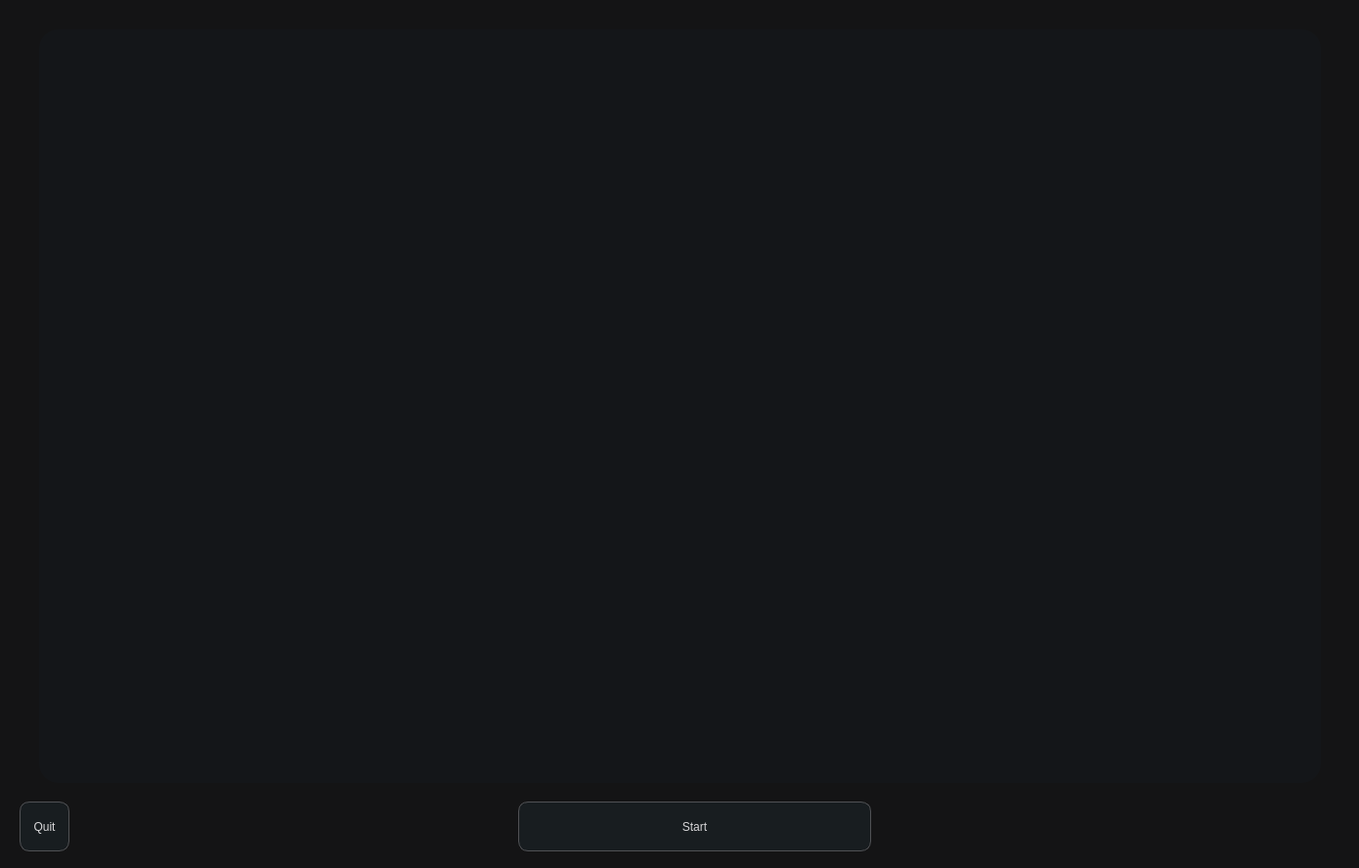
<?xml version="1.0" encoding="UTF-8"?>
<ui version="4.0">
 <class>MainWindow</class>
 <widget class="QMainWindow" name="MainWindow">
  <property name="geometry">
   <rect>
    <x>0</x>
    <y>0</y>
    <width>1390</width>
    <height>888</height>
   </rect>
  </property>
  <property name="windowTitle">
   <string>MainWindow</string>
  </property>
  <property name="styleSheet">
   <string notr="true">background-color: rgb(20, 20, 21);
</string>
  </property>
  <widget class="QWidget" name="centralwidget">
   <widget class="QFrame" name="frame">
    <property name="geometry">
     <rect>
      <x>40</x>
      <y>30</y>
      <width>1311</width>
      <height>771</height>
     </rect>
    </property>
    <property name="styleSheet">
     <string notr="true">background-color: rgb(20, 22, 25);
border-radius:20px;</string>
    </property>
    <property name="frameShape">
     <enum>QFrame::StyledPanel</enum>
    </property>
    <property name="frameShadow">
     <enum>QFrame::Raised</enum>
    </property>
   </widget>
   <widget class="QPushButton" name="Btn_Next">
    <property name="geometry">
     <rect>
      <x>530</x>
      <y>820</y>
      <width>361</width>
      <height>51</height>
     </rect>
    </property>
    <property name="styleSheet">
     <string notr="true">background-color: rgb(24, 29, 32);
color: rgb(215, 214, 216);
font: 16pt &quot;MS Shell Dlg 2&quot;;
border-radius:10px;
border:1px solid #505154;</string>
    </property>
    <property name="text">
     <string>Start</string>
    </property>
   </widget>
   <widget class="QPushButton" name="Btn_Quit">
    <property name="geometry">
     <rect>
      <x>20</x>
      <y>820</y>
      <width>51</width>
      <height>51</height>
     </rect>
    </property>
    <property name="styleSheet">
     <string notr="true">background-color: rgb(24, 29, 32);
color: rgb(215, 214, 216);
font: 16pt &quot;MS Shell Dlg 2&quot;;
border-radius:10px;
border:1px solid #505154;</string>
    </property>
    <property name="text">
     <string>Quit</string>
    </property>
   </widget>
  </widget>
 </widget>
 <resources/>
 <connections/>
</ui>
